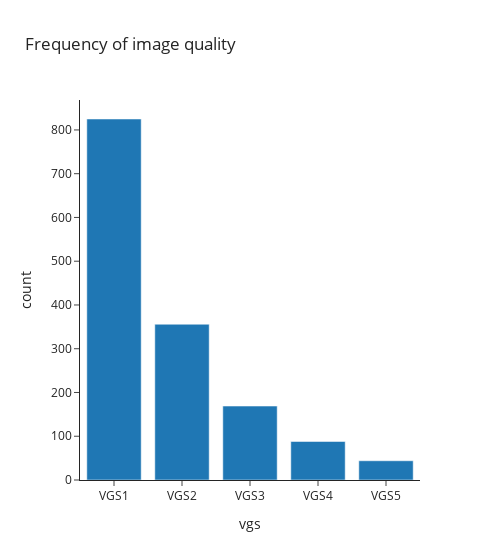

This figure's notebook cell:
### Markdown cell above
### Ordinal

### Code cell
# create a barplot with the frequency of quality
quality_freq = data['vgs'].value_counts().reset_index()
quality_freq.columns = ['vgs', 'count']  # rename columns for clarity

fig = px.bar(
    quality_freq,
    x='vgs',
    y='count',
    title='Frequency of image quality',
    width=500,
    )

fig.show()

### Figure 1 — Plotly figure (JSON) as saved in the notebook; plotly's stock layout.template omitted (floating-point values rounded to 4 significant figures)
{"data": [{"hovertemplate": "vgs=%{x}<br>count=%{y}<extra></extra>", "legendgroup": "", "marker": {"color": "#1F77B4", "pattern": {"shape": ""}}, "name": "", "orientation": "v", "showlegend": false, "textposition": "auto", "type": "bar", "x": ["VGS1", "VGS2", "VGS3", "VGS4", "VGS5"], "xaxis": "x", "y": [825, 356, 169, 88, 44], "yaxis": "y"}], "layout": {"barmode": "relative", "legend": {"tracegroupgap": 0}, "title": {"text": "Frequency of image quality"}, "width": 500, "xaxis": {"anchor": "y", "domain": [0, 1], "title": {"text": "vgs"}}, "yaxis": {"anchor": "x", "domain": [0, 1], "title": {"text": "count"}}}}
